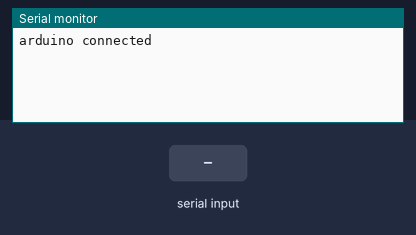
A sketch run on a simulated Arduino Uno, built with avr-gcc and run on an emulated ATmega328P. On the bench: the last lines printed to the serial monitor. Inputs (shaded band) come from the test bench.

Above: at 1.2 s.
1.3 s: "A" received over Serial
At 2.5 s:
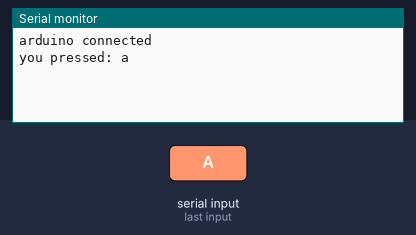
2.8 s: "Z" received over Serial
At 3.6 s:
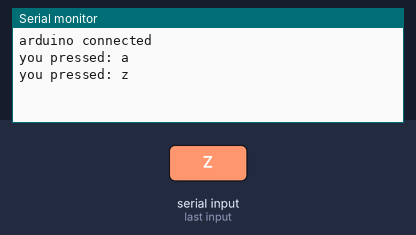

Measured:
- after the input at 1.3 s, the serial monitor: prints a new line at once (image 1)
- after the input at 2.8 s, the serial monitor: prints a new line at once (image 2)

The sketch:

ExampleSketch.ino
```cpp
void setup()
{
    Serial.begin(9600);
    Serial.println("arduino connected");
}

void loop()
{
    // Send some message when I receive an 'A' or a 'Z'.
    switch (Serial.read())
    {
        case 'A':
            Serial.println("you pressed: a");
            break;
        case 'Z':
            Serial.println("you pressed: z");
            break;
    }
}
```
